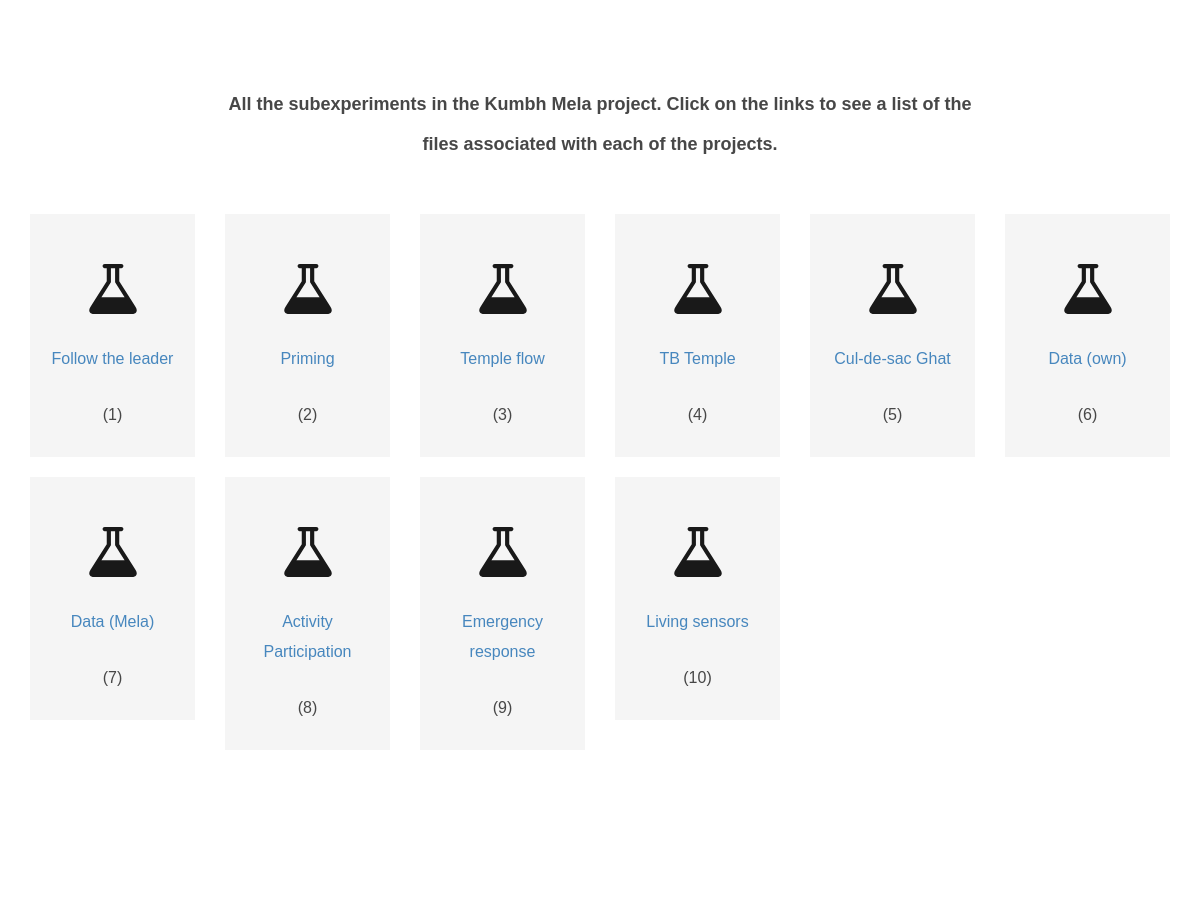
Before: / (middle part) with the older database file.
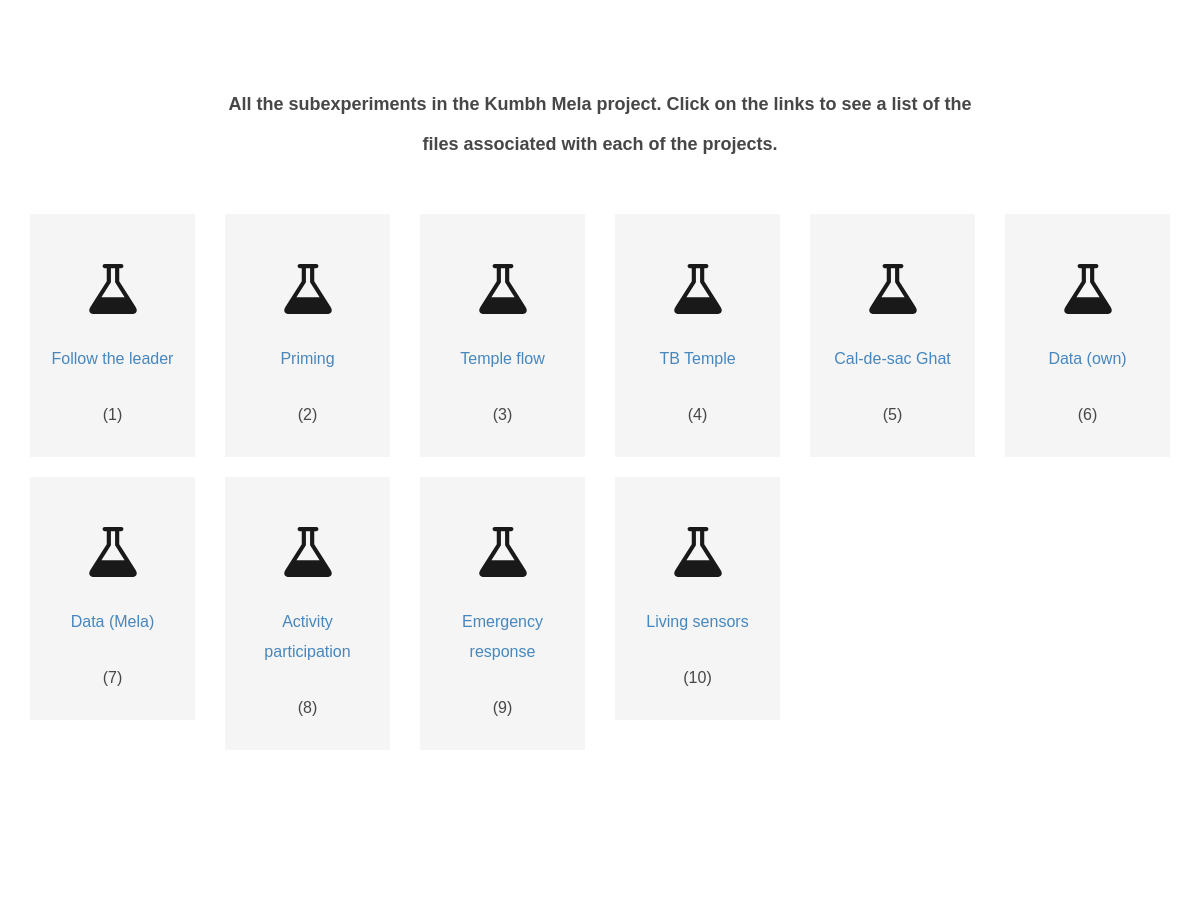
After: the same page with the newer database file.
### dataentry/models.py (models this page shows, shortened)
@python_2_unicode_compatible
class Experiment(models.Model):
	contactperson = models.ForeignKey(Person, on_delete=models.CASCADE,
						help_text="Main contact person for this subexperiment.")
	name          = models.CharField(max_length=100,
						help_text="Name of the subexperiment.")
	number        = models.IntegerField(help_text="Number of the subexperiment.")
	description   = models.TextField(max_length=1000,
						blank=True,
						help_text="Short description of the experiment (optional).")
	note          = models.TextField(max_length=1000,
						blank=True,
						help_text="Additional notes on the subexperiment (optional).")

### dataentry/views.py (the view)
# urls.py: url(r'^$', views.index, name='index'),
def index(request):
	context = {
				'drives'      : Drive.objects.all,
				'experiments' : Experiment.objects.all,
				'sensors'     : Sensor.objects.all,
				'sources'     : Source.objects.all,
				}
	return render(request, 'dataentry/index.html', context)

### dataentry/templates/dataentry/index.html (shortened to what this page needs)
{% load staticfiles %}
<html lang="en">
{% include "head.html" %}
<body>
	<div class="row text-center">
		<h1>The (Sub)Experiments</h1>
	</div>
	{% include "experiments.html" %}
</body>
</html>

### dataentry/templates/dataentry/head.html (shortened to what this page needs)
{% load staticfiles %}
<head>
    <link href="{% static 'css/bootstrap.min.css' %}" rel="stylesheet">
    <link href="{% static 'css/font-awesome.min.css' %}" rel="stylesheet" />
    <link rel="stylesheet" href="{% static 'dataentry/style.css' %}">
</head>

### dataentry/templates/dataentry/navigation-bar.html (shortened to what this page needs)
{% load staticfiles %}

### dataentry/templates/dataentry/metadata-section.html (shortened to what this page needs)
  {% load staticfiles %}

### dataentry/templates/dataentry/experiments.html (shortened to what this page needs)
  {% load staticfiles %}
    <section class="for-full-back color-white" id="experiments">
        <div class="container">
            <div class="row text-center">
                <div class="col-md-8 col-md-offset-2">
                    <h4>
                        <strong>All the subexperiments in the Kumbh Mela project. Click on the links to see a list of the files associated with each of the projects.
                        </strong>
                    </h4>
                </div>
            </div>
            <div class="row text-center space-pad">
            {% for experiment in experiments %}
                <div class="col-md-2 ">
                    <div class="about-div">
                        <p><img width="50px" height="50px" src={% static 'img/beaker.svg' %} /></p>
                        <p>
                        <a href='/files/experiment{{experiment.id}}'>{{ experiment.name }} </a></p>
                        ({{experiment.number}})
                    </div>
                </div>
            {% endfor %}
            </div>
        </div>
    </section>

### dataentry/templates/dataentry/drives.html (shortened to what this page needs)
 {% load staticfiles %}

### dataentry/templates/dataentry/sources.html (shortened to what this page needs)
{% load staticfiles %}

### dataentry/templates/dataentry/sensors.html (shortened to what this page needs)
 {% load staticfiles %}

### dataentry/templates/dataentry/about.html (shortened to what this page needs)
{% load staticfiles %}

### dataentry/static/dataentry/style.css (style rules this page uses)
body { font-family: 'Ruluko', sans-serif; font-size: 16px; }
.text-center { text-align:center; }
h1, h2, h3, h4, h5, h6 { font-family: 'Ruluko', sans-serif; }
h1 { line-height:120px; text-transform:uppercase; color: #DF0000; }
h4 { line-height:40px; padding-bottom:40px; }
p { font-weight:300; line-height:30px; padding-bottom:20px; }
.space-pad { padding-bottom:50px; }
.for-full-back { -ms-filter: "progid:DXImageTransform.Microsoft.Alpha(Opacity=90)"; filter: alpha(opacity=90); -moz-opacity: 0.9; -khtml-opacity: 0.9; opacity: 0.9; }
section { padding-top:30px; padding-bottom:120px; }
.color-white { background-color:#fff!important; }
.about-div { width: 100%; min-height: 100px; background-color: rgba(209, 209, 209, 0.24); box-shadow: none; border: 0; padding: 50px 20px 30px 20px; margin-bottom:20px; }

Changed rows visible on the page:
changed Experiment: name "Cul-de-sac Ghat" → "Cal-de-sac Ghat"
changed Experiment: name "Activity Participation" → "Activity participation"
